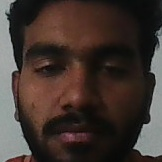
#> input picture data/Kotari chaitanya krishna/1.jpg, 162 x 162 px, found by its file name; its folder holds only this picture in this run
$ python face_train.py
#> lines starting #> are read from the running program, lines starting #| are printed output that depends on the picture
# Face Training Module
# Handles training and model building for face recognition
import cv2
import os
import numpy as np

def train_model():
    data_path = "data"
    faces = []
    labels = []
    label_map = {}

    current_label = 0

    print("🧠 Training model...")

    for user in os.listdir(data_path):
        user_path = os.path.join(data_path, user)

        if not os.path.isdir(user_path):
            continue

        label_map[current_label] = user

        for image_name in os.listdir(user_path):
            image_path = os.path.join(user_path, image_name)

            img = cv2.imread(image_path, cv2.IMREAD_GRAYSCALE)
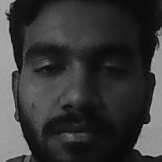
#> img: shape (162, 162); min 1, max 178, mean 56.2

            if img is None:
                continue

            # Resize all images to same size
            img = cv2.resize(img, (200, 200))
#> img: shape (200, 200)

            faces.append(img)
            labels.append(current_label)

        current_label += 1
#> pass 2 of the loop in train_model, `for user in os.listdir(data_path):`:
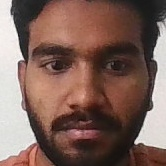
#> input picture data/clear/1.jpg, 166 x 166 px, found by its file name
#> in train_model, `img = cv2.imread(image_path, cv2.IMREAD_GRAYSCALE)`:
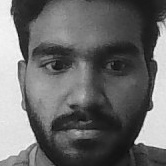
#> img: shape (166, 166); min 11, max 253, mean 105.4

    labels = np.array(labels)

    # Train LBPH model
    model = cv2.face.LBPHFaceRecognizer_create()
    model.train(faces, labels)

    # Save model
    os.makedirs("models", exist_ok=True)
    model.save("models/face_model.xml")

    # Save label map
    np.save("models/labels.npy", label_map)

    print("✅ Model trained and saved!")

if __name__ == "__main__":
    train_model()
